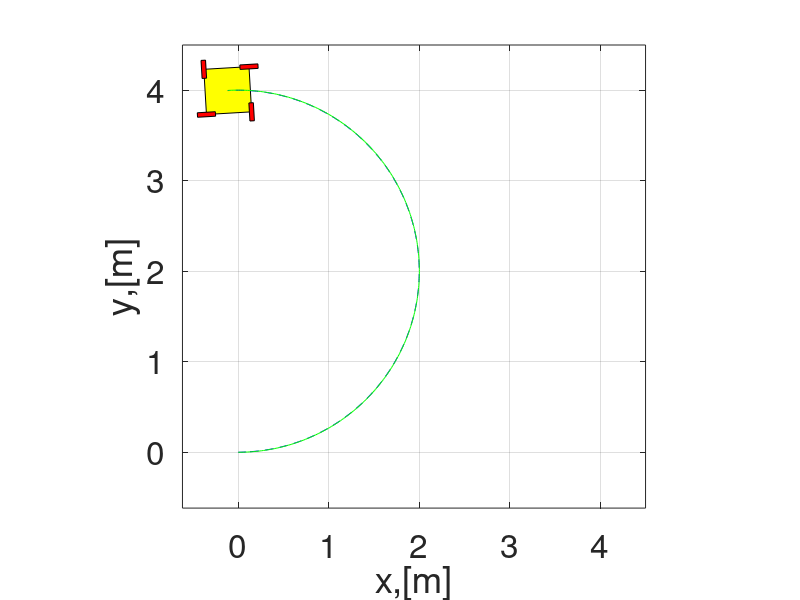
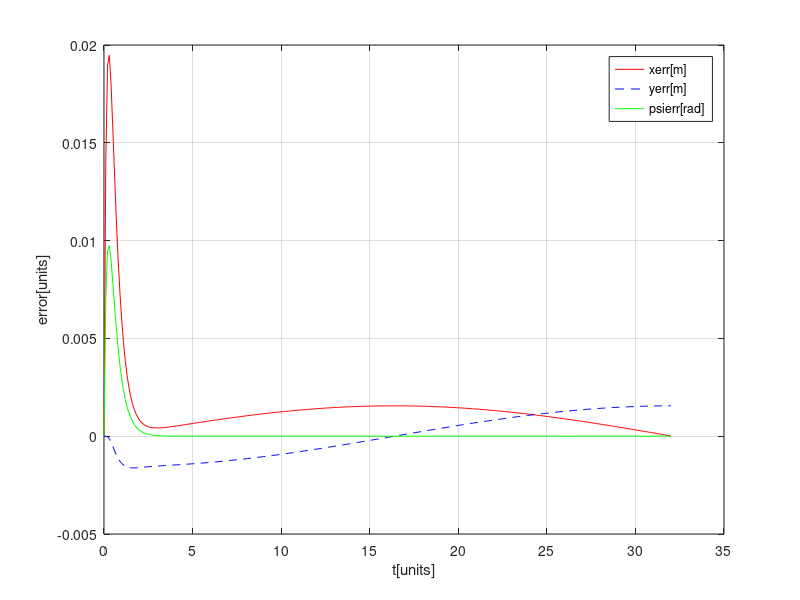
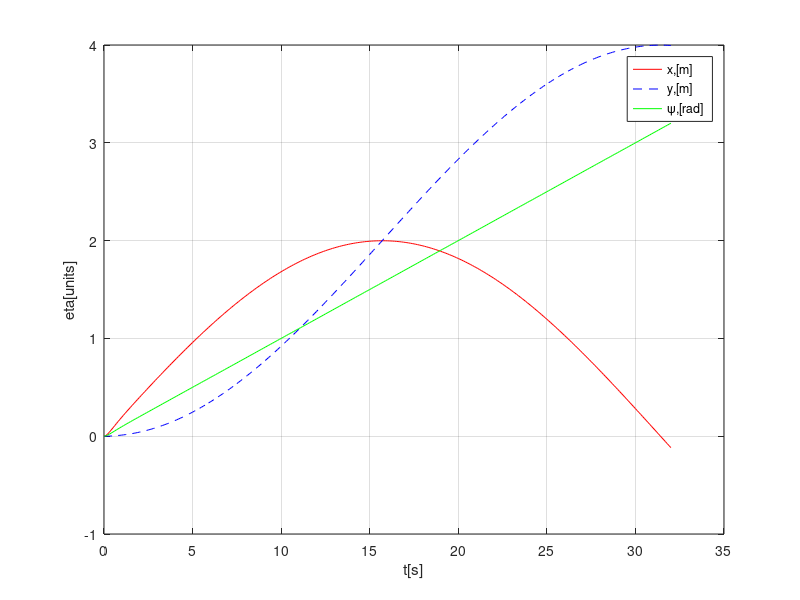

The MATLAB script that drew these images, in order:
% Dynamic model
clear;
clc; close all;

% Simulation Parameters
dt = 0.1; % step size
ts = 32; % simulation time
t = 0:dt:ts; % time span

%Initial conditions
eta0 = [0;0;0]; % actual initial position of the wmr
zeta0 = [0;0;0]; % inital motion of the wmr

eta(:,1) = eta0;
zeta(:,1) = zeta0;

% Physical parameters
w = 0.5; % width of the vehicle
l = 0.5; % length of the vehicle
a = 0.1; % wheel radius
b = 0.05; % wheel width
h = l/4;
d = w/2; % half of the distance between two wheel centers

%Vehicle parameters
m = 60; Iz = 0.5007;
xbc = 0; ybc = 0;

% controller Parameters
Kp = 9;
Kd = 6;

% ODE solution (Euler Method)
for i = 1:length(t)
    x(i) = eta(1,i); y(i) = eta(2,i); psi(i) = eta(3,i);
    u = zeta(1,i); v = zeta(2,i); r = zeta(3,i);

    % Desired Values
    eta_des(:,i) = [2*sin(0.1*t(i));2-2*cos(0.1*t(i));0.1*t(i)];
    eta_des_dot(:,i) = [0.2*cos(0.1*t(i));0.2*sin(0.1*t(i));0.1];
    eta_des_ddot(:,i) = [-0.02*sin(0.1*t(i));0.02*cos(0.1*t(i));0];
    
    % Inertial Part
    D = [m,0,0; 0,m,0; 0,0,Iz];
    n_zeta = [-m*v*r;m*u*r;0];
    f_zeta = 0*0.3*zeta(:,i); % without friction
    J_eta = [cos(psi(i)),-sin(psi(i)),0; sin(psi(i)),+cos(psi(i)),0; 0,0,1];
    
    tau(:,i) = D*J_eta'*(eta_des_ddot(:,i)+Kp*(eta_des(:,i)-eta(:,i)) +Kd*(eta_des_dot(:,i)-J_eta*zeta(:,i))) + n_zeta;
    
    % Wheel configuration matrix
    gamma = [1,0,1,0; 0,1,0,1; -l/2,-l/2,l/2,l/2];
    kappa(:,i) = pinv(gamma)*tau(:,i);

    zeta_dot(:,i) = inv(D)*(gamma*kappa(:,i) - n_zeta - f_zeta);
    zeta(:,i+1) = zeta(:,i) + zeta_dot(:,i)*dt;
    
    eta_dot(:,i) = J_eta*(zeta(:,i)+zeta_dot(:,i)*dt/2);
    eta(:,i+1) = eta(:,i) + eta_dot(:,i)*dt;
end

% Animation
box_v = [-l/2,l/2,l/2,-l/2,-l/2; -w/2,-w/2,w/2,w/2,-w/2]; % vehicle base

box_w = [-a, a, a, -a, -a; -b/2, -b/2, b/2, b/2, -b/2]; % wheels

for i = 1:length(t)
    
    R_psi = [cos(psi(i)),-sin(psi(i));sin(psi(i)),+cos(psi(i))];
    % Configuration 1
    R_w1 = [cosd(0),-sind(0);sind(0),+cosd(0)];
    R_w2 = [cosd(90),-sind(90);sind(90),+cosd(90)];
    R_w3 = [cosd(0),-sind(0);sind(0),+cosd(0)];
    R_w4 = [cosd(90),-sind(90);sind(90),+cosd(90)];

        
    veh_ani = R_psi * box_v;
    % Configuration 1
    wheel_1 = R_psi * (R_w1*box_w+[(l/2)*cosd(0);(l/2)*sind(90)]);
    wheel_2 = R_psi * (R_w2*box_w+[-(l/2)*cosd(0);(l/2)*sind(90)]);
    wheel_3 = R_psi * (R_w3*box_w+[-(l/2)*cosd(0);-(l/2)*sind(90)]);
    wheel_4 = R_psi * (R_w4*box_w+[(l/2)*cosd(0);-(l/2)*sind(90)]);
 
    fill(veh_ani(1,:)+x(i),veh_ani(2,:)+y(i),'y');
    hold on
    fill(wheel_1(1,:)+x(i),wheel_1(2,:)+y(i),'r');
    fill(wheel_2(1,:)+x(i),wheel_2(2,:)+y(i),'r');
    fill(wheel_3(1,:)+x(i),wheel_3(2,:)+y(i),'r');
    fill(wheel_4(1,:)+x(i),wheel_4(2,:)+y(i),'r');
    
    plot(x(1:i),y(1:i),'b--',eta_des(1,1:i),eta_des(2,1:i),'g-');
    set(gca,'fontsize',24)
    xlabel('x,[m]');
    ylabel('y,[m]');
    llim = min(min(x),min(y)) - l;
    ulim = max(max(x),max(y)) + l;
    axis([llim ulim llim ulim]);
    axis square
    grid on
    pause(0.1)
    hold off

end

% Plots
figure
plot(t,eta_des(1,1:i)-eta(1,1:i), 'r-', t,eta_des(2,1:i)-eta(2,1:i), 'b--', t,eta_des(3,1:i)-eta(3,1:i), 'g');
legend('xerr[m]','yerr[m]','psierr[rad]');
grid on
xlabel('t[units]');
ylabel('error[units]');

figure
plot(t,eta(1,1:i), 'r-', t,eta(2,1:i), 'b--', t,eta(3,1:i), 'g');
grid on
legend('x,[m]','y,[m]','\psi,[rad]');
xlabel('t[s]');
ylabel('eta[units]');

